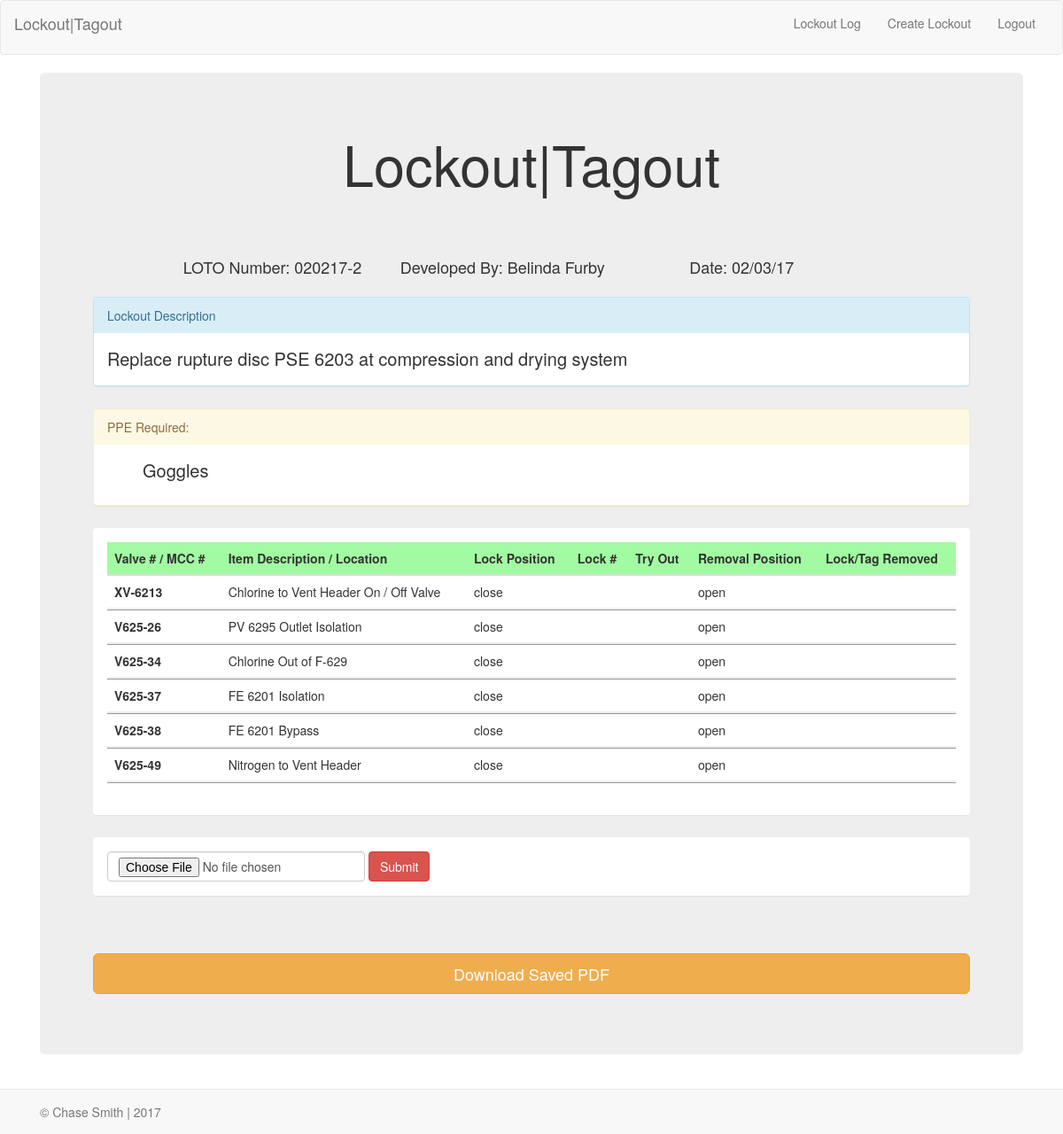
/lockout/2 (signed in), run on the app's committed database.
### models.py (models this page shows, shortened)
class Lockout(db.Model):
    __tablename__="lockout"
    id=db.Column(db.Integer, primary_key=True)
    lockout_number=db.Column(db.String(10), nullable=False)
    lockout_description=db.Column(db.String(200), nullable=False)
    lockout_author = db.relationship('User', backref=db.backref('lockout_author', lazy='dynamic'))
    user_id=db.Column('user_id', db.Integer, db.ForeignKey('user.id'))
    filename=db.Column(db.String(300), nullable=True)
    status=db.Column(db.Boolean(), default=True)
    goggles=db.Column(db.Boolean(), default=False)
    faceshield=db.Column(db.Boolean(),default=False)
    fullface=db.Column(db.Boolean(), default=False)
    dustmask=db.Column(db.Boolean(), default=False)
    leathergloves=db.Column(db.Boolean(), default=False)
    saranax=db.Column(db.Boolean(), default=False)
    nitrilegloves=db.Column(db.Boolean(), default=False)
    chemicalgloves=db.Column(db.Boolean(), default=False)
    chemicalsuit=db.Column(db.Boolean(),default=False)
    tyrex=db.Column(db.Boolean(),default=False)
    rubberboots=db.Column(db.Boolean(),default=False)
    sar=db.Column(db.Boolean(),default=False)
    data=db.Column(db.LargeBinary(),nullable=True)
    date=db.Column(db.DateTime)
    ppe=db.Column(db.String(50), nullable=True)

class User(UserMixin, db.Model):
    __tablename__="user"
    id=db.Column(db.Integer, primary_key=True)
    username=db.Column(db.String(20), unique=True)
    first_name=db.Column(db.String(20), nullable=False)
    last_name=db.Column(db.String(20), nullable=False)
    position=db.Column(db.String(50), nullable=False)

class Lockout_Line(db.Model):
    __tablename__="lockout_line"
    id=db.Column(db.Integer, primary_key=True)
    valve_number=db.Column(db.String(10), nullable=False)
    line_description=db.Column(db.String(50), nullable=True)
    lock_position=db.Column(db.String(10), nullable=False)
    removal_position=db.Column(db.String(10), nullable=False)
    lockout=db.relationship('Lockout', backref=db.backref('lockout', lazy='dynamic'))
    lockout_id=db.Column('lockout_id', db.Integer, db.ForeignKey('lockout.id'))

### app.py (the view)
@app.route('/lockout/<int:this_lockout_id>', methods=['POST', 'GET'])
@login_required
def this_lockout(this_lockout_id):
    this_lockout=db.session.query(Lockout).filter_by(id=this_lockout_id).first()
    lockout_lines=this_lockout.lockout
    if request.method=='POST':
        files = request.files['file']
        filename=files.filename
        files.save(os.path.join(app.config['UPLOAD_FOLDER'], filename))
        this_file=db.session.query(Lockout).filter_by(id=this_lockout.id).first()
        this_file.filename=files.filename
        this_file.data=files.read()
        this_lockout.status=False
        db.session.commit()
        return redirect(url_for('index'))
    else:
        return render_template('upload.html', this_lockout=this_lockout, lockout_lines=lockout_lines)

### app.py (called while the page is built)
@login_manager.user_loader
def load_user(user_id):
    return db.session.query(User).get(user_id)

### templates/upload.html (shortened to what this page needs)
{% extends "base.html" %}
{% import "bootstrap/wtf.html" as wtf %}
{% block content %}
<div class="container-fluid">
  <div class="jumbotron">
    <div class="col-md-12" style="text-align: center; padding-bottom: 60px;">
      <h1>  Lockout|Tagout </h1>
    </div>
    <div class="row" style="padding: 20px; font-size: 18px;">
        <div class="col-lg-3 col-lg-offset-1">LOTO Number: {{ this_lockout.lockout_number }}</div>
        <div class="col-lg-4">Developed By: {{ this_lockout.lockout_author.first_name }} {{ this_lockout.lockout_author.last_name }}</div>
        <div class="col-lg-4">Date: {{ this_lockout.date.strftime("%m/%d/%y") }}</div>
    </div>
    <div class="panel-group">
      <div class="panel panel-info" style="margin-bottom: 25px;">
        <div class="panel-heading">Lockout Description</div>
        <div class="panel-body" style="font-size: 20px;">{{ this_lockout.lockout_description }}</div>
      </div>
      <div class="panel panel-warning" style="margin-bottom: 25px;">
        <div class="panel-heading">PPE Required:</div>
        <div class="panel-body" style="font-size: 20px;">
          <ul style="list-style: none;">
            {% if this_lockout.goggles == True %}
              <li>Goggles</li>
            {% endif %}
          </ul>
        </div>
      </div>
    <div class="panel" style="margin-bottom: 25px;">
      <div class="panel-body">
        <table class="table">
          <thead>
            <tr style="background-color: #A2FBA2;">
              <th>Valve # / MCC #</th>
              <th>Item Description / Location</th>
              <th>Lock Position</th>
              <th>Lock #</th>
              <th>Try Out</th>
              <th>Removal Position</th>
              <th>Lock/Tag Removed</th>
            </tr>
          </thead>
          <tbody style="padding-bottom: 15px;">
        {% for each in lockout_lines %}
            <tr style="border-bottom: inset;">
              <th scope="row">{{ each.valve_number}}</th>
                <td>{{ each.line_description }}</td>
                <td>{{ each.lock_position }}</td>
                <td></td>
                <td></td>
                <td>{{ each.removal_position }}</td>
                <td></td>
            </tr>
        {% endfor %}
          </tbody>
        </table>
      </div>
      </div>
      <div class="panel" style="margin-bottom: 25px;">
        <div class="panel-body">
          <form class="form-inline" method="POST" enctype=multipart/form-data action="/lockout/{{this_lockout.id}}">
            <div class="form-group mx-sm-12">
              <input type="file" class="form-control mb-2 mr-sm-2 mb-sm-0" name="file" class="file" id="attach" placeholder="Attach File">
              <button type="submit" class="btn btn-danger">Submit</button>
            </div>
          </form>
        </div>
      </div>
      <div style="padding-top: 40px;">
        <a class="btn btn-warning btn-lg btn-block" href="/static/lockout/{{this_lockout.filename}}" download="{{this_lockout.filename}}">Download Saved PDF</a>
      </div>
  </div>
</div>
{% endblock %}

### data on the page
Lockout: lockout_number "020217-2", date "02/03/17", lockout_description "Replace rupture disc PSE 6203 at compression and drying system"
User: lockout_author.first_name "Belinda", lockout_author.last_name "Furby"
Lockout_Line: valve_number "XV-6213", line_description "Chlorine to Vent Header On / Off Valve", lock_position "close", removal_position "open"
Lockout_Line: valve_number "V625-26", line_description "PV 6295 Outlet Isolation", lock_position "close", removal_position "open"
Lockout_Line: valve_number "V625-34", line_description "Chlorine Out of F-629", lock_position "close", removal_position "open"
Lockout_Line: valve_number "V625-37", line_description "FE 6201 Isolation", lock_position "close", removal_position "open"
Lockout_Line: valve_number "V625-38", line_description "FE 6201 Bypass", lock_position "close", removal_position "open"
Lockout_Line: valve_number "V625-49", line_description "Nitrogen to Vent Header", lock_position "close", removal_position "open"
